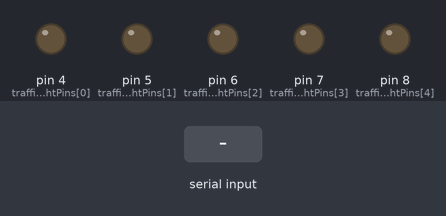
This sketch was run on a simulated Arduino Uno, built with avr-gcc and run on an emulated ATmega328P. Shown: output pins drawn as LEDs (lit = HIGH). The test bench sets the inputs (shaded band). What the sketch prints to the serial monitor is not drawn.

Above: at 1.5 s.
1.6 s: byte 30 received over Serial
At 2.8 s:
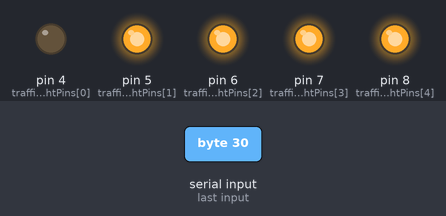
3.1 s: byte 90 received over Serial
At 4.2 s:
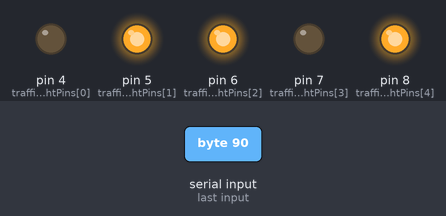
4.6 s: byte 120 received over Serial
At 5.3 s:
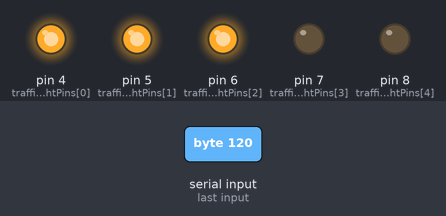
Timing chart, 0 to 7.6 s (numbered marks = the images above; inputs shaded):
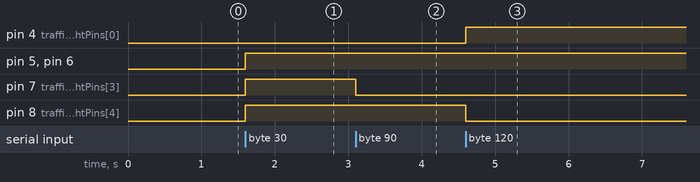

The sketch:

trafficLightsV2.ino
```cpp
int trafficLightPins[] = {4, 5, 6, 7, 8}; // Vert, jaune, rouge; bleu, orange
int trafficLightPins2[] = {9, 10, 11, 12, 13}; //vert, jaune, rouge; bleu, orange; Deuxieme set
int one = 0; //si ceci est zero la lumiere va utiliser le premier array, sinon le deuxieme
int sensor1 = 2;                                             // Pin pour les senseurs sur la voie principale
int sensor2 = 3;                                             // Pin pour les senseurs sur la voie transversale
long previousPeds = 0;
long interval = 600;                                         // Durée de l'intervalle de clignotement de la lumière pour piétons
int ledState = 0;                                            // Variable temporaire pour changer l'état des DELs
int i = 0;
int recv = 0;                                                // Octet reçu sur la connexion en série
boolean pedtoggle = false;                                   // Faire clignoter ou non la lumière pour piétons sur la voie principale
boolean ped2toggle = false;                                  // Faire clignoter ou non la lumière pour piétons sur la voie transversale
int pedstate = 0;                                            // État de la lumière pour piétons sur la voie principale
int ped2state = 0;                                           // État de la lumière pour piétons sur la voie transversale
long sensorData1 = 0;                                        // État analogue du senseur piézo sur la voie principale
long sensorData2 = 0;                                        // État analogue du senseur piézo sur la voie transversale
byte mask = 1;
int data = 0;

void setup() {
  if(one == 0){
   for(int i = 0; i < 5; i++) {
    pinMode(trafficLightPins[i], OUTPUT); // Initialiser tous les pins des DELs en tant que sortie
   }
  }else{
   for(int i = 0; i < 5; i++) {
    pinMode(trafficLightPins2[i], OUTPUT); // Initialiser tous les pins des DELs en tant que sortie
   }
  }

  pinMode(sensor1, INPUT); // Initialiser le pin du senseur sur la voie principale en tant qu'entrée
  pinMode(sensor2, INPUT); // Initialiser le pin du senseur sur la voie transversale en tant qu'entrée

  Serial.begin(115200); // Commencer la connexion en série à 9600Bd
  delay(300);
  Serial.println(one);
}

void loop() {
  unsigned long sensorCheck = millis(); // Une minuterie pour quand vérifier les données des senseurs

  //blinkPed1(trafficLightPins[8]);
  blinkPed2(trafficLightPins[13]);

  // if serial port is available, read incoming bytes
  if (Serial.available() > 0) {
    // if 'y' (decimal 121) is received, turn LED/Powertail on
    // anything other than 121 is received, turn LED/Powertail off
         //String test = "";
         //test = Serial.readStringUntil('\n');
         data = Serial.read();
         // say what you got:

         //000 000 00 L'ordre est: blank blank vert; jaune rouge bleu; orange, flash on/off;
         int c = 5;
         for (mask = 00000001; mask>0; mask <<= 1) { //iterate through bit mask
           if(c < 0){
            break;
           }
           if (data & mask){ // if bitwise AND resolves to true
             if(c == 5){
               pedtoggle = true;
               ped2toggle = true;
             }else{
              if(one == 0){
               digitalWrite(trafficLightPins[c],HIGH); // send 1
              }else{
               digitalWrite(trafficLightPins2[c],HIGH); // send 1
              }
             }
           }else{ //if bitwise and resolves to false
             if(c == 5){
               pedtoggle = false;
               ped2toggle = false;
             }else{
              if(one == 0){
               digitalWrite(trafficLightPins[c],LOW); // send 0
              }else{
               digitalWrite(trafficLightPins2[c],LOW); // send 0
              }
             }
           }
           c--;
         }
  }
}

void blinkPed1(int ped) {
 if(pedtoggle == true){
  unsigned long currentMillise = millis();
  if(currentMillise - previousPeds > interval) {
    previousPeds = currentMillise;
    if(pedstate == 0) {
      ledState = 1;
    } else {
      ledState = 0;
    }
    pedstate = ledState;
    digitalWrite(ped, ledState);
  }
 }
}

void blinkPed2(int ped) {
 if(ped2toggle == true){
  unsigned long currentMillise = millis();
  if(currentMillise - previousPeds > interval) {
    previousPeds = currentMillise;
    if(ped2state == 0) {
      ledState = 1;
    } else {
      ledState = 0;
    }
    ped2state = ledState;
    digitalWrite(ped, ledState);
  }
 }
}
```

Measured:
- after the input at 1.6 s, pin 5 (trafficLightPins[1]), pin 6 (trafficLightPins[2]), pin 7 (trafficLightPins[3]), pin 8 (trafficLightPins[4]): LOW → HIGH at once
- after the input at 3.1 s, pin 7 (trafficLightPins[3]): HIGH → LOW at once
- after the input at 4.6 s, pin 4 (trafficLightPins[0]): LOW → HIGH at once; pin 8 (trafficLightPins[4]): HIGH → LOW at once
